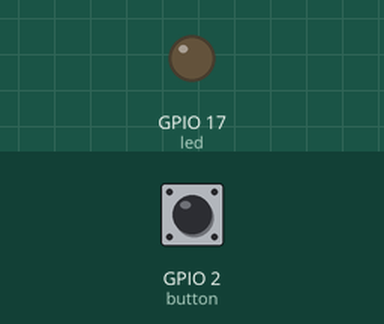
Simulated run of this program. Board: Raspberry Pi (BCM pin numbers). On the bench: output pins drawn as LEDs (lit = HIGH). The inputs (shaded band) are chosen by the test bench; at power-on: GPIO 2 (button) HIGH.

Above: at 1.2 s.
1.3 s: GPIO 2 (button) pulled LOW for 0.15 s
At 3.5 s:
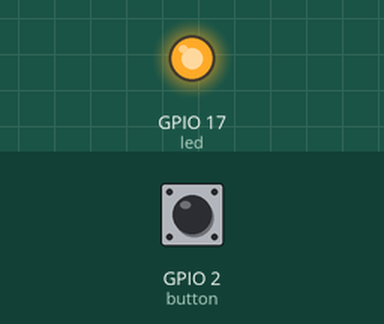
Timing chart, 0 to 10.4 s (numbered marks = the images above; inputs shaded):
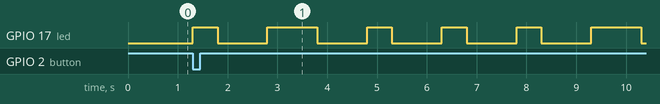

Measured:
- after the input at 1.3 s, GPIO 17 (led): goes HIGH 0.50 s, LOW 1.0 s, HIGH 1.0 s, 3 × (LOW 1.0 s, HIGH 0.50 s), LOW 1.0 s, HIGH 1.0 s, then LOW, starting at once

The program:

buttondotdash.py
```python
from gpiozero import LED, Button
from signal import pause
from time import sleep

led = LED(17)
button = Button(2)


def dot():
        led.on()
        sleep(0.5)
        led.off()
        sleep(1)

def dash():
        led.on()
        sleep(1)
        led.off()
        sleep(1)

def A():
    dot()
    dash()

def B():
    dash()
    dot()
    dot()
    dot()

def C():
    dash()
    dot()
    dash()
    dot()

def D():
   dash()
   dot()
   dot()

def I():
    dot()
    dot()

def H():
     dot()
     dot()
     dot()
     dot()

def R():
     dot()
     dash()
     dot()
def say_my_name():
     # button.when_pressed
      R()
      I()
      C()
      H()
      A()
      R()
      D()
button.when_pressed=say_my_name
#say_my_name()
pause()
```
